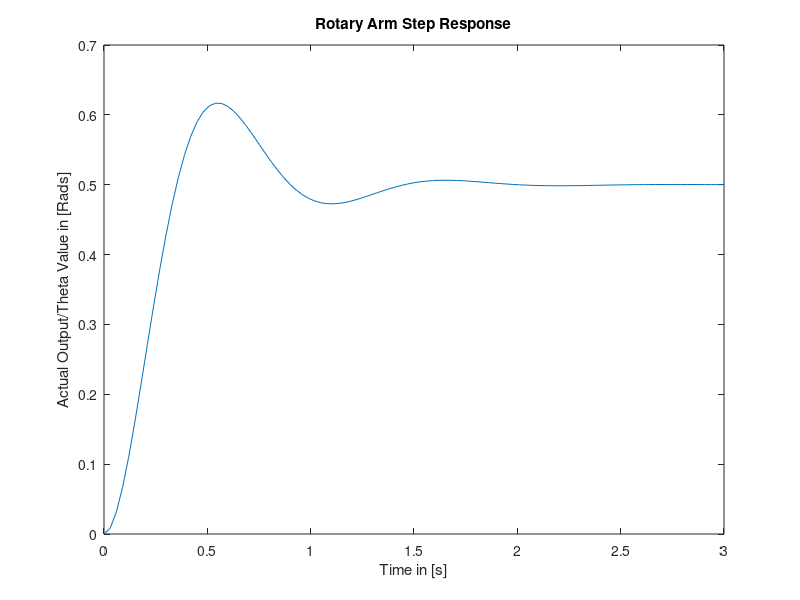
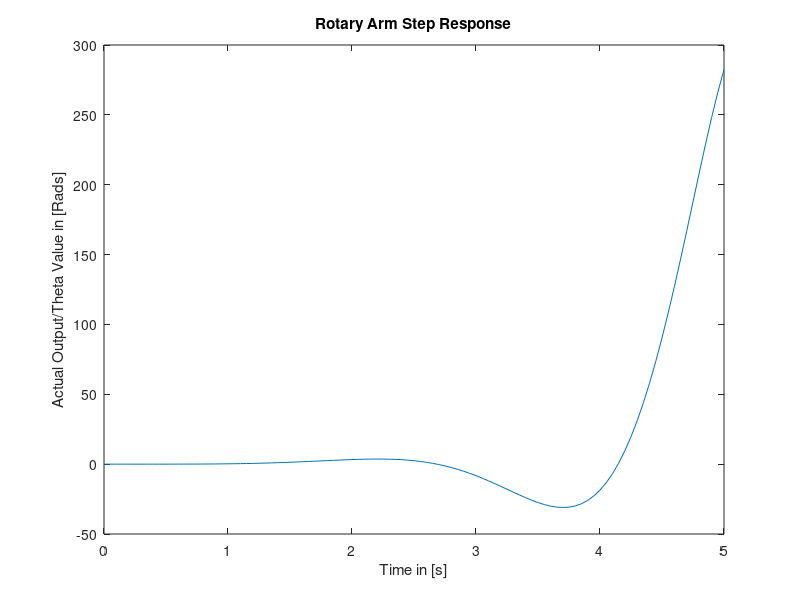
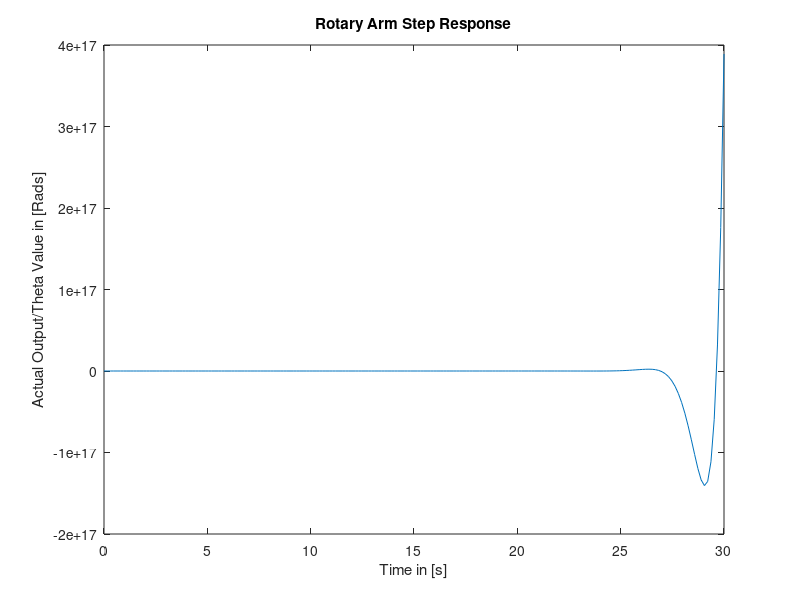
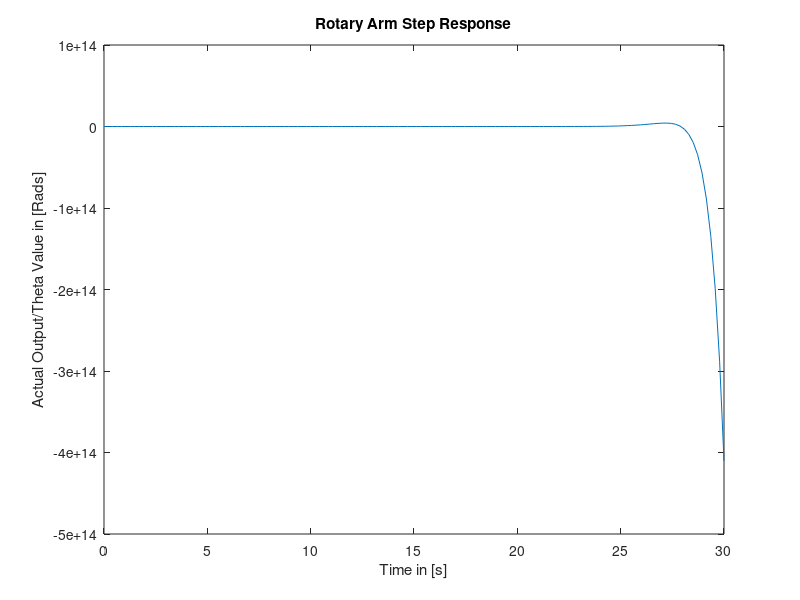

Reproduce these figures in MATLAB, in order.
%{
Author(s): Graeme Appel and Ethan Andrews with collaborations and derivations by: Owen Storer and Nathan Brasier

Project: Dynamics Lab -- Lab 3 -- Rotary Control Arm

Creation Date: 4/1/25

Last Updated: 4/1/25

Inputs:

K_g   Gear Ratio --> proportional constant relating angular velocity of the motor to the output shaft
K_m   Motor Constant --> Proportionality constant between current input to motor and torque it produces
J   Moment of Inertia About the shaft --> combination of hub inertia and inertia due to added load
K_ptheta  % Proportionality constant for Proportional component of error in PD controller
K_Dtheta % Proportionality Constant for Derivative component of error in PD controller
R_m  % Output Motor Resistance
theta_L  % Theta Actual --> current angular position of control arm
theta_D  % Theta desired --> desired angular position of control arm
s  % Laplace Transform variable for characteristic equation
   
Outputs: 
   
Purpose: 

%}

%% Housekeeping
clc
clear
close all

%% Rigid Dynamics

%% Define Necessary Variables

K_g =  33.3; % unitless
K_m = 0.0401; % unitless
R_m = 19.2; % in [Ohms] 
J_hub = 0.0005; % in [Kgm^2]
J_extra = 0.2*0.2794^2; % in [Kgm^2]
J_load = 0.0015; % in [Kgm^2]
J_total = J_hub + J_extra + J_load; % in [Kgm^2]

K_ptheta = [10, 20, 5, 10, 10, 10]; % Vector of K1-Proportional constants for Sets 1-6
K_Dtheta = [0, 0, 0, 1 , -1, -0.5]; % Vector of K3-Derivative constants for Sets 1-6
numsets = 6;

% Equation 17 Definition for reference
% [Eqn 17] -> theta_L/theta_D = ((K_ptheta*K_g*K_m)/(J*R_m))/((s^2)+((K_g^2*K_m^2)/(J*R_m)+(K_Dtheta*K_g*K_m)/(J*R_m))*(s) + (K_ptheta*K_g*K_m)/(J*R_m))) 


%% Defining Coefficients for Transfer Function System


for i = 1:numsets
n1(i) = (K_ptheta(i)*K_g*K_m)/(J_total*R_m); % Numerator Coefficient
d2(i) = 1; % Coefficient for s^2
d1(i) = ((K_g^2*K_m^2)/(J_total*R_m)+(K_Dtheta(i)*K_g*K_m)/(J_total*R_m)); % Coefficient for s
d0(i) = (K_ptheta(i)*K_g*K_m)/(J_total*R_m); % coefficient for s^0 i.e 1

 %% Closed Loop System Definition

num = n1(i); % coefficient numerator to be input into transfer function system
den = [d2 d1 d0]; % coefficients for orders of s in denominator to be input into transfer function system
sysTF = tf(num,den); % System Defintion with numerator and denominator coefficients



%% Step Response

% Exploring Base results with step function

[x,t] = step(sysTF); % Behind the scenes, step function multiplies by 1/s (i.e t in laplace transform)
                     % Steps through system defined with unit step of 1 radian --> later we will need to convert to a 0.5 unit step by multiplying x by 0.5
x = 0.5*x; % convert to unit step of 0.5 radians


% Plot Output Step values versus time
figure();
plot(t,x);
title("Rotary Arm Step Response")
xlabel("Time in [s]")
ylabel("Actual Output/Theta Value in [Rads]")

end



% Exploring More accurate results with lsim function --> lsim gives more control to input to the system


